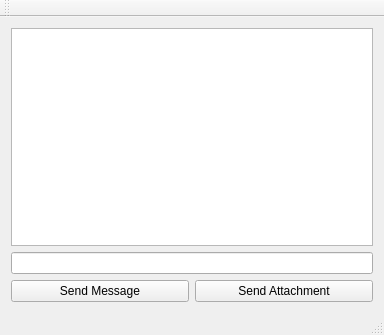
<?xml version="1.0" encoding="UTF-8"?>
<ui version="4.0">
 <class>MainWindow</class>
 <widget class="QMainWindow" name="MainWindow">
  <property name="geometry">
   <rect>
    <x>0</x>
    <y>0</y>
    <width>384</width>
    <height>335</height>
   </rect>
  </property>
  <property name="windowTitle">
   <string>QTCPClient</string>
  </property>
  <property name="styleSheet">
   <string notr="true"/>
  </property>
  <widget class="QWidget" name="centralWidget">
   <layout class="QGridLayout" name="gridLayout_2">
    <item row="0" column="0">
     <widget class="QTextBrowser" name="textBrowser_receivedMessages">
      <property name="styleSheet">
       <string notr="true"/>
      </property>
     </widget>
    </item>
    <item row="1" column="0">
     <layout class="QGridLayout" name="gridLayout">
      <item row="1" column="0">
       <widget class="QPushButton" name="pushButton_sendMessage">
        <property name="styleSheet">
         <string notr="true"/>
        </property>
        <property name="text">
         <string>Send Message</string>
        </property>
       </widget>
      </item>
      <item row="1" column="1">
       <widget class="QPushButton" name="pushButton_sendAttachment">
        <property name="styleSheet">
         <string notr="true"/>
        </property>
        <property name="text">
         <string>Send Attachment</string>
        </property>
       </widget>
      </item>
      <item row="0" column="0" colspan="2">
       <widget class="QLineEdit" name="lineEdit_message">
        <property name="sizePolicy">
         <sizepolicy hsizetype="Expanding" vsizetype="Fixed">
          <horstretch>0</horstretch>
          <verstretch>0</verstretch>
         </sizepolicy>
        </property>
        <property name="styleSheet">
         <string notr="true"/>
        </property>
       </widget>
      </item>
     </layout>
    </item>
   </layout>
  </widget>
  <widget class="QMenuBar" name="menuBar">
   <property name="geometry">
    <rect>
     <x>0</x>
     <y>0</y>
     <width>384</width>
     <height>25</height>
    </rect>
   </property>
  </widget>
  <widget class="QToolBar" name="mainToolBar">
   <attribute name="toolBarArea">
    <enum>TopToolBarArea</enum>
   </attribute>
   <attribute name="toolBarBreak">
    <bool>false</bool>
   </attribute>
  </widget>
  <widget class="QStatusBar" name="statusBar"/>
 </widget>
 <layoutdefault spacing="6" margin="11"/>
 <resources/>
 <connections/>
</ui>
